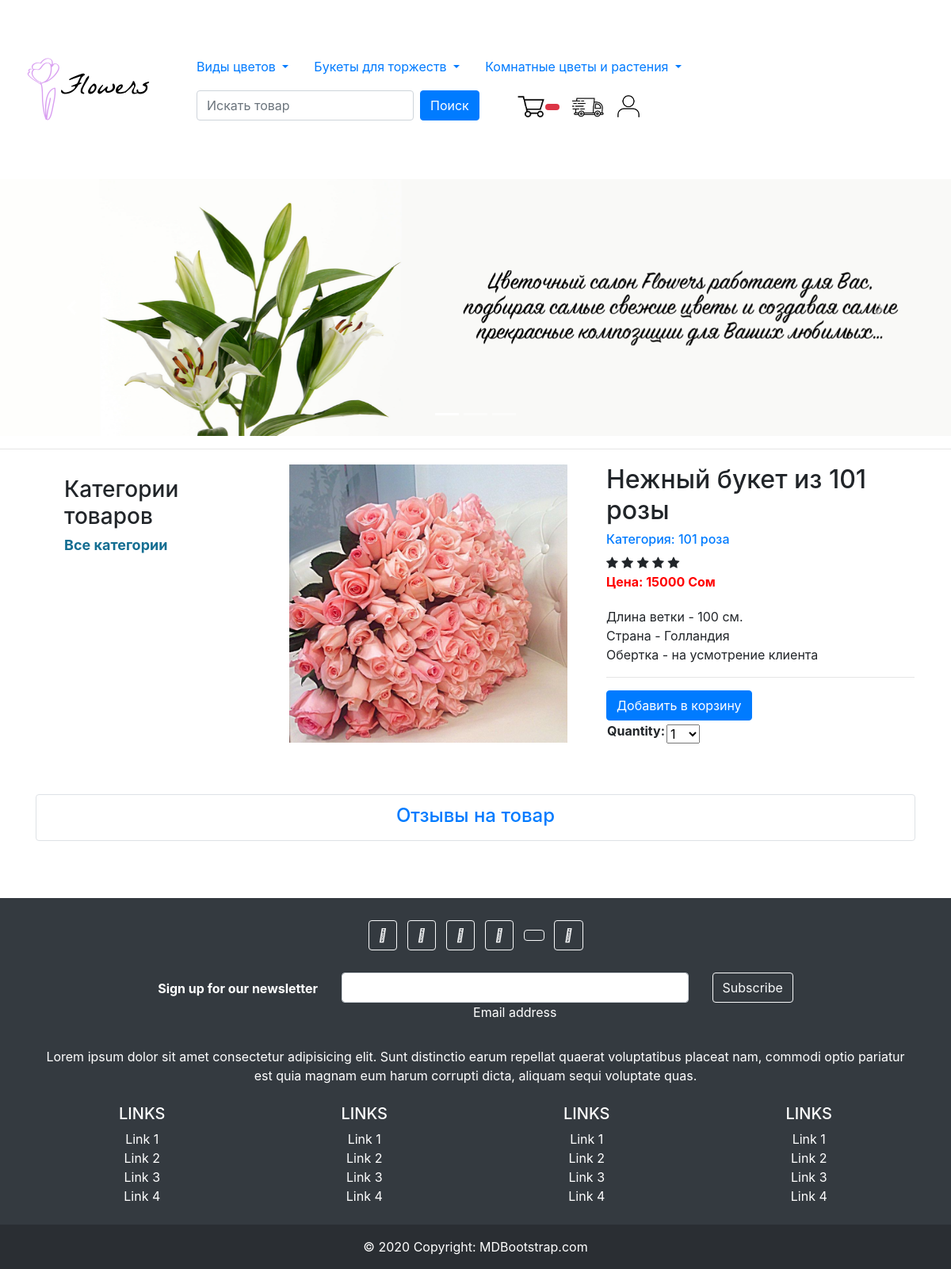
The page /1/krasivyj-buket-iz-gollandskoj-rozy/ on the database its author committed.
### mainapp/models.py (models this page shows, shortened)
class Good(models.Model):
    category = models.ForeignKey(Category, related_name='товары', verbose_name="Категория",on_delete=models.CASCADE)
    name = models.CharField(max_length=200, db_index=True, verbose_name="Название товара")
    slug = models.SlugField(max_length=200, db_index=True)
    image = models.ImageField(upload_to='media', blank=True, verbose_name="Картинка")
    description = models.TextField(blank=True, verbose_name="Описание")
    price = models.IntegerField(default=0, verbose_name="Цена")
    stock = models.PositiveIntegerField(verbose_name="Количество в наличии")
    available = models.BooleanField(default=True, verbose_name="Доступен")
    created = models.DateTimeField(auto_now_add=True, verbose_name='Создан')
    updated = models.DateTimeField(auto_now=True, verbose_name='Обновлен')
    sale = models.IntegerField(default=0, verbose_name="Скидка %")
    class Meta:
        ordering = ['name']
        index_together = [
            ['id', 'slug']
        ]
        verbose_name = 'Товар'
        verbose_name_plural = 'Товары'

class Category(models.Model):
    name = models.CharField(max_length=200, db_index=True, verbose_name='Имя категории')
    slug = models.SlugField(max_length=200, db_index=True, unique=True)
    class Meta:
        ordering = ['name']
        verbose_name = 'Категория'
        verbose_name_plural = 'Категории'
    def __str__(self):
        return self.name
    def get_absolute_url(self):
        return reverse('mainapp:category-list', args=[self.slug])

### mainapp/views.py (the view)
# urls.py: path('<int:id>/<good_slug>/', views.goods_detail, name='goods-detail'),
def goods_detail(request, id, good_slug):
    good = get_object_or_404(Good, id=id, slug=good_slug, available=True)
    cart_good_form = CartAddGoodForm()
    return render(request, 'good/gooddetail.html', {
        'good': good,
        'cart_good_form': cart_good_form})

### cart/forms.py
class CartAddGoodForm(forms.Form):
    quantity = forms.TypedChoiceField(choices=PRODUCT_QUANTITY_CHOICES, coerce=int)
    update = forms.BooleanField(required=False, initial=False, widget=forms.HiddenInput)

### cart/context_processors.py (called while the page is built)
def cart(request):
    return {'cart': Cart(request)}

### mainapp/templates/good/gooddetail.html (shortened to what this page needs)
{% extends 'base.html' %}
{% load static %}
{% block content %}
<div class="container">
    <table>
        <tr>
            <th></th>
            <th></th>
        </tr>
        <tr>
            <td style="width: 300px; vertical-align:top;">
                <div class="w3-sidebar w3-light-grey w3-bar-block" style="width:100%; padding-left: 20px;">
                    <div class="col-sm-3 col-sm-offset-1 blog-sidebar">
                      <div class="sidebar-module">
                        <h3>Категории товаров</h3>
                        <ol class="list-unstyled" style="width: max-content;">
                          <li {% if not category %} class="active"{% endif %}><a href="{% url 'mainapp:goods-list' %}"><h5 style="color: rgb(20, 110, 146); font-size:18px; font-weight:bold;">Все категории</h5></a></li>
                        </ol>
                      </div>
                    </div>
                  </div>
            </td>
            <td>
                <section class="mb-5">
                    <div class="row">
                      <div class="col-md-6 mb-4 mb-md-0">
                        <div class="mdb-lightbox">
                          <div class="row product-gallery mx-1">
                            <div class="col-12 mb-0">
                              <figure class="view overlay rounded z-depth-1 main-img">
                                  <img src="{% if good.image %} {{ good.image.url }} {% else %} {% static 'media/nophoto.jpg' %} {% endif %}"
                                    class="img-fluid z-depth-1">
                              </figure>
                            </div>
                          </div>
                        </div>
                      </div>
                      <div class="col-md-6">
                        <h2>{{ good.name }}</h2>
                        <h6><a href="{{ good.category.get_absolute_url }}">Категория: {{ good.category }}</a></h6>
                        <div class="stars">
                            <span class="fa fa-star checked"></span>
                            <span class="fa fa-star checked"></span>
                            <span class="fa fa-star checked"></span>
                            <span class="fa fa-star"></span>
                            <span class="fa fa-star"></span>
                        </div>
                        <p><span class="mr-1" style="color: red;"><strong>Цена: {{ good.price }} Сом</strong></span></p>
                        <p class="pt-1">{{ good.description|safe|linebreaksbr }}</p>
                        <hr>
                        <table>
                                <tr>
                                    <form action="{% url "cart:add-to-cart" good.id %}" method="post">
                                        {{ cart_good_form }}
                                    <input type="submit" value="Добавить в корзину" class="btn btn-primary">
                                    </form>
                                </tr>
                        </table>
                      </div>
                    </div>
                  </section>
            </td>
        </tr>
    </table>
<div class="classic-tabs border rounded px-4 pt-1">
    <ul class="nav tabs-primary nav-justified" id="advancedTab" role="tablist">
      <li class="nav-item">
        <a class="nav-link" id="reviews-tab" data-toggle="tab" href="#reviews" role="tab" aria-controls="reviews" aria-selected="false"><h4>Отзывы на товар</h4></a>
      </li>
    </ul>
  </div>
<br>
<br>
<br>
</div>
{% endblock %}

### mainapp/static/css/styles.css (style rules this page uses)
.sidebar-module { padding: 15px; margin: 0 -15px 15px; }

### rows shown on the page
Good: image (picture), name "Нежный букет из 101 розы", category "101 роза", price "15000", description "Длина ветки - 100 см. Страна - Голландия Обертка - на усмотрение клиента"
